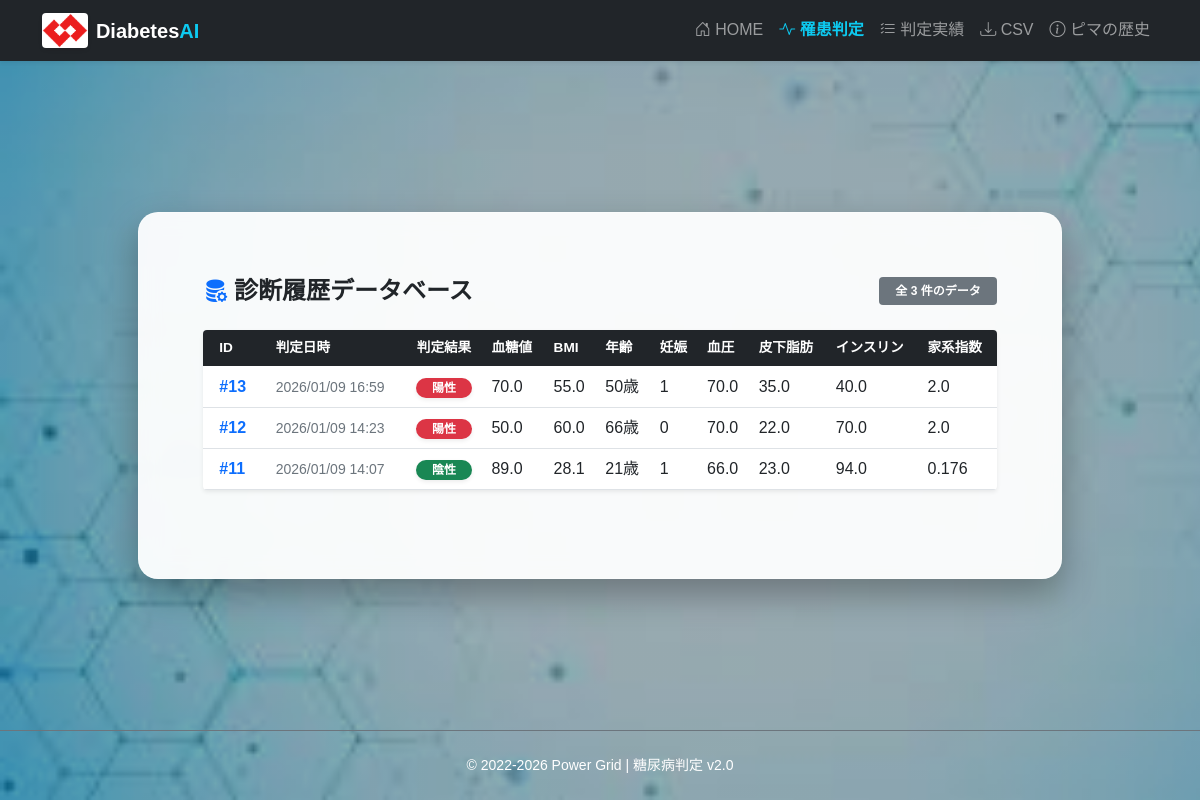
Page /view_data/ on the committed database.
### predict/models.py (models this page shows, shortened)
class DiabetesPrediction(models.Model):
    Pregnancies = models.IntegerField(
        verbose_name='妊娠回数',
        validators=[MinValueValidator(0)]
    )
    Glucose = models.FloatField(
        verbose_name='グルコース',
        validators=[MinValueValidator(0)]
    )
    Blood_Pressure = models.FloatField(
        verbose_name='血圧',
        validators=[MinValueValidator(0)]
    )
    Skin_Thickness = models.FloatField(
        verbose_name='皮膚の厚み',
        validators=[MinValueValidator(0)]
    )
    Insulin = models.FloatField(
        verbose_name='インシュリン',
        validators=[MinValueValidator(0)]
    )
    BMI = models.FloatField(
        verbose_name='BMI',
        validators=[MinValueValidator(0)]
    )
    Diabetes_Pedigree_Function = models.FloatField(
        verbose_name='家系係数',
        validators=[MinValueValidator(0)]
    )
    Age = models.IntegerField(
        verbose_name='年齢',
        validators=[MinValueValidator(0), MaxValueValidator(120)]
    )
    Result = models.CharField(
        max_length=10, # 陽性・陰性なら10文字で十分です
        verbose_name='判定結果'
    )
    created_at = models.DateTimeField(
        auto_now_add=True,
        verbose_name='判定日時',
        db_index=True  # ソートに使用するためインデックスを追加
    )
    class Meta:
        verbose_name = '糖尿病判定履歴'
        verbose_name_plural = '糖尿病判定履歴一覧'
        ordering = ['-created_at'] # デフォルトで新しい順に並ぶよう設定

### predict/views.py (the view)
# urls.py: path('view_data/', views.view_data, name='view_data'),
def view_data(request):
    predictions = DiabetesPrediction.objects.all().order_by('-created_at')
    return render(request, 'data_base.html', {'diabetes_data': predictions})

### templates/data_base.html (shortened to what this page needs)
{% extends 'base.html' %}
{% block main %}
<div class="container mt-2 mt-md-4 mb-5">
    <div class="d-flex flex-column flex-md-row justify-content-between align-items-center mb-4 text-center text-md-start">
        <h2 class="fw-bold text-dark h4 h-md-2 mb-2 mb-md-0">
            <i class="bi bi-database-fill-gear text-primary"></i> 診断履歴データベース
        </h2>
        <span class="badge bg-secondary py-2 px-3">全 {{ diabetes_data|length }} 件のデータ</span>
    </div>
    <div class="d-none d-md-block card shadow-sm border-0 rounded-4 overflow-hidden">
        <div class="table-responsive">
            <table class="table table-hover align-middle mb-0">
                <thead class="table-dark">
                    <tr>
                        <th class="px-3 text-nowrap">ID</th>
                        <th class="text-nowrap">判定日時</th>
                        <th class="text-nowrap text-center">判定結果</th>
                        <th class="text-nowrap">血糖値</th>
                        <th class="text-nowrap">BMI</th>
                        <th class="text-nowrap">年齢</th>
                        <th class="text-nowrap">妊娠</th>
                        <th class="text-nowrap">血圧</th>
                        <th class="text-nowrap">皮下脂肪</th>
                        <th class="text-nowrap">インスリン</th>
                        <th class="text-nowrap">家系指数</th>
                    </tr>
                </thead>
                <tbody>
                    {% for data in diabetes_data %}
                    <tr>
                        <td class="px-3 fw-bold text-primary">#{{ data.id }}</td>
                        <td class="small text-muted">{{ data.created_at|date:"Y/m/d H:i" }}</td>
                        <td class="text-center">
                            {% if "陽性" in data.Result or "Positive" in data.Result or data.Result == "1" %}
                            <span class="badge rounded-pill bg-danger shadow-sm px-3">陽性</span>
                            {% else %}
                            <span class="badge rounded-pill bg-success shadow-sm px-3">陰性</span>
                            {% endif %}
                        </td>
                        <td>{{ data.Glucose }}</td>
                        <td>{{ data.BMI }}</td>
                        <td>{{ data.Age }}歳</td>
                        <td>{{ data.Pregnancies }}</td>
                        <td>{{ data.Blood_Pressure }}</td>
                        <td>{{ data.Skin_Thickness }}</td>
                        <td>{{ data.Insulin }}</td>
                        <td>{{ data.Diabetes_Pedigree_Function }}</td>
                    </tr>
                    {% empty %}
                    <tr>
                        <td colspan="11" class="text-center py-5 text-muted">
                            <i class="bi bi-info-circle me-2"></i> 登録されている履歴がありません。
                        </td>
                    </tr>
                    {% endfor %}
                </tbody>
            </table>
        </div>
    </div>
</div>
{% endblock %}

### templates/base.html (shortened to what this page needs)
<!doctype html>
<html lang='ja'>
<head>
    <link href='https://cdn.jsdelivr.net/npm/bootstrap@5.0.2/dist/css/bootstrap.min.css' rel='stylesheet'>
    <link rel="stylesheet" href="https://cdn.jsdelivr.net/npm/bootstrap-icons@1.10.5/font/bootstrap-icons.css">
    {% load static %}
</head>
<body>
    <nav class='navbar navbar-expand-lg navbar-dark bg-dark shadow-sm sticky-top'>
        <div class='container'>
            <a class="navbar-brand d-flex align-items-center" href="{% url 'predict:home' %}">
                <img src='{% static "power_grid.png" %}' height='35' class="me-2 rounded shadow-sm">
                <span class="fw-bold tracking-wider">Diabetes<span class="text-info">AI</span></span>
            </a>
            <div class='collapse navbar-collapse' id='navbarSupportedContent'>
                <ul class='navbar-nav ms-auto mb-2 mb-lg-0 text-center text-lg-start'>
                    <li class="nav-item"><a class='nav-link' href='{% url "predict:home" %}'><i class="bi bi-house-door"></i> HOME</a></li>
                    <li class="nav-item"><a class='nav-link fw-bold text-info' href='{% url "predict:predict" %}'><i class="bi bi-activity"></i> 罹患判定</a></li>
                    <li class="nav-item"><a class='nav-link' href='{% url "predict:view_data" %}'><i class="bi bi-list-check"></i> 判定実績</a></li>
                    <li class="nav-item"><a class='nav-link' href='{% url "predict:exportcsv" %}'><i class="bi bi-download"></i> CSV</a></li>
                    <li class="nav-item"><a class='nav-link' href='{% url "predict:view_pima_indian" %}'><i class="bi bi-info-circle"></i> ピマの歴史</a></li>
                </ul>
            </div>
        </div>
    </nav>
    <div class="main-wrapper">
        <div class="container fade-in px-2 px-sm-3">
            <div class="row justify-content-center mx-0">
                <div class="col-lg-10 px-0">
                    <div class="content-card">
                        {% block main %}
                        {% endblock %}
                    </div>
                </div>
            </div>
        </div>
    </div>
    <footer class='py-4 text-white border-top border-secondary'>
        <div class='container text-center'>
            <p class='mb-0 small opacity-75'>
                &copy; 2022-2026 Power Grid | 糖尿病判定 v2.0
            </p>
        </div>
    </footer>
</body>
</html>

### templates/data_base.html (style rules this page uses)
.table th { font-weight: 600; font-size: 0.85rem; }

### rows in the picture
DiabetesPrediction: id "13", created_at "2026/01/09 16:59", Result "陽性", Glucose "70.0", BMI "55.0", Age "50", Pregnancies "1", Blood_Pressure "70.0", Skin_Thickness "35.0", Insulin "40.0", Diabetes_Pedigree_Function "2.0"
DiabetesPrediction: id "12", created_at "2026/01/09 14:23", Result "陽性", Glucose "50.0", BMI "60.0", Age "66", Pregnancies "0", Blood_Pressure "70.0", Skin_Thickness "22.0", Insulin "70.0", Diabetes_Pedigree_Function "2.0"
DiabetesPrediction: id "11", created_at "2026/01/09 14:07", Result "陰性", Glucose "89.0", BMI "28.1", Age "21", Pregnancies "1", Blood_Pressure "66.0", Skin_Thickness "23.0", Insulin "94.0", Diabetes_Pedigree_Function "0.176"

### other values in the picture
{{ diabetes_data|length }} "3"
